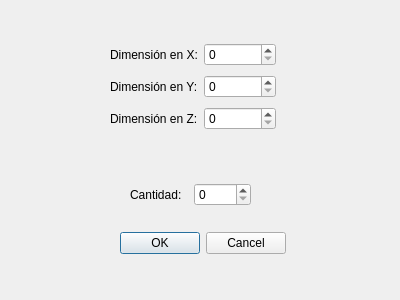
<?xml version="1.0" encoding="UTF-8"?>
<ui version="4.0">
 <class>DialogAnadirCaja</class>
 <widget class="QDialog" name="DialogAnadirCaja">
  <property name="geometry">
   <rect>
    <x>0</x>
    <y>0</y>
    <width>400</width>
    <height>300</height>
   </rect>
  </property>
  <property name="windowTitle">
   <string>Añadir cajas</string>
  </property>
  <widget class="QDialogButtonBox" name="buttonBox">
   <property name="geometry">
    <rect>
     <x>110</x>
     <y>230</y>
     <width>176</width>
     <height>27</height>
    </rect>
   </property>
   <property name="standardButtons">
    <set>QDialogButtonBox::Cancel|QDialogButtonBox::Ok</set>
   </property>
  </widget>
  <widget class="QWidget" name="layoutWidget">
   <property name="geometry">
    <rect>
     <x>110</x>
     <y>40</y>
     <width>166</width>
     <height>95</height>
    </rect>
   </property>
   <layout class="QGridLayout" name="gridLayout">
    <item row="0" column="0">
     <widget class="QLabel" name="label">
      <property name="text">
       <string>Dimensión en X:</string>
      </property>
     </widget>
    </item>
    <item row="0" column="1">
     <widget class="QSpinBox" name="spinBoxDimensionX"/>
    </item>
    <item row="1" column="0">
     <widget class="QLabel" name="label_2">
      <property name="text">
       <string>Dimensión en Y:</string>
      </property>
     </widget>
    </item>
    <item row="1" column="1">
     <widget class="QSpinBox" name="spinBoxDimensionY"/>
    </item>
    <item row="2" column="0">
     <widget class="QLabel" name="label_3">
      <property name="text">
       <string>Dimensión en Z:</string>
      </property>
     </widget>
    </item>
    <item row="2" column="1">
     <widget class="QSpinBox" name="spinBoxDimensionZ"/>
    </item>
   </layout>
  </widget>
  <widget class="QWidget" name="layoutWidget">
   <property name="geometry">
    <rect>
     <x>130</x>
     <y>180</y>
     <width>121</width>
     <height>29</height>
    </rect>
   </property>
   <layout class="QHBoxLayout" name="horizontalLayout">
    <item>
     <widget class="QLabel" name="label_4">
      <property name="text">
       <string>Cantidad:</string>
      </property>
     </widget>
    </item>
    <item>
     <widget class="QSpinBox" name="spinBoxCantidad"/>
    </item>
   </layout>
  </widget>
 </widget>
 <resources/>
 <connections>
  <connection>
   <sender>buttonBox</sender>
   <signal>accepted()</signal>
   <receiver>DialogAnadirCaja</receiver>
   <slot>accept()</slot>
   <hints>
    <hint type="sourcelabel">
     <x>261</x>
     <y>245</y>
    </hint>
    <hint type="destinationlabel">
     <x>326</x>
     <y>247</y>
    </hint>
   </hints>
  </connection>
  <connection>
   <sender>buttonBox</sender>
   <signal>rejected()</signal>
   <receiver>DialogAnadirCaja</receiver>
   <slot>reject()</slot>
   <hints>
    <hint type="sourcelabel">
     <x>266</x>
     <y>247</y>
    </hint>
    <hint type="destinationlabel">
     <x>328</x>
     <y>279</y>
    </hint>
   </hints>
  </connection>
 </connections>
</ui>
